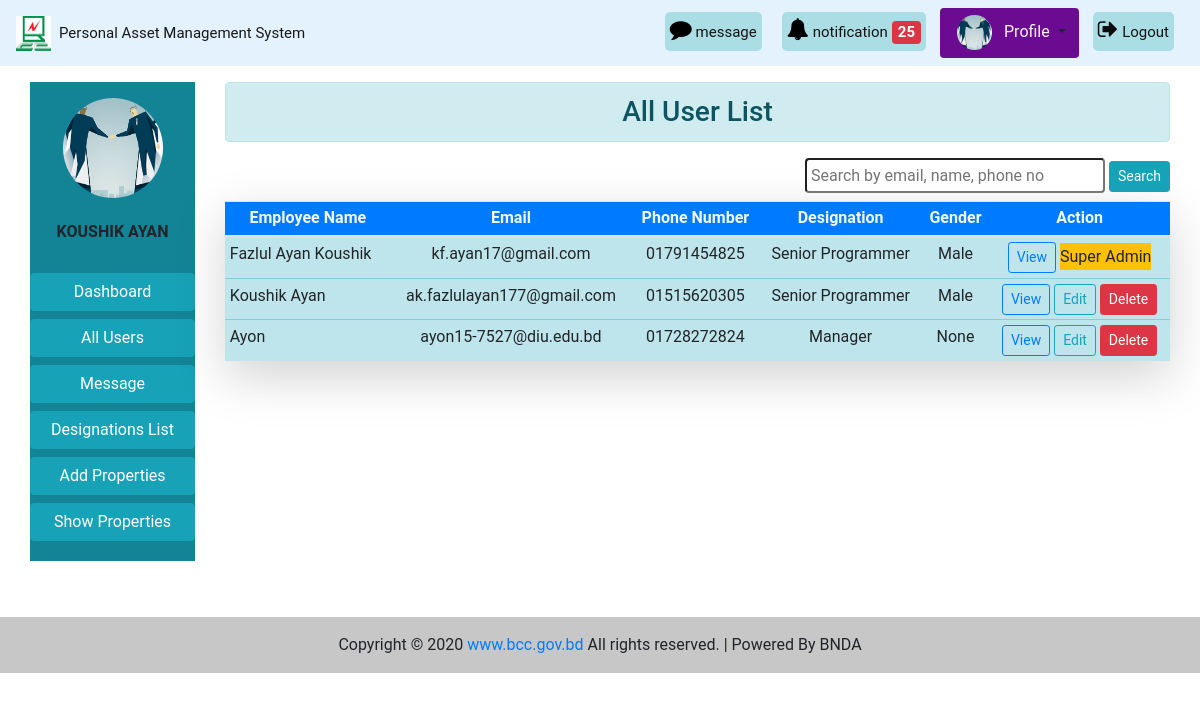
/all-user/ (signed in), run on the app's committed database.
### accounts/models.py (models this page shows, shortened)
class CustomUser(AbstractBaseUser):
    user_type_data = (
        ('1', 'Super admin'),
        ('2', 'Admin'),
        ('3', 'Employee'),
    )
    user_type = models.CharField(max_length=10, choices=user_type_data, default='3')
    email = models.EmailField(max_length=255, unique = True, verbose_name = 'Email')
    name = models.CharField(max_length = 255, verbose_name = 'Full Name')
    phone_no = models.CharField(max_length = 20, unique = True, verbose_name = 'Phone Number')
    date = models.DateField(auto_now_add = True)
    is_active = models.BooleanField(default=True)
    is_admin = models.BooleanField(default=False)
    is_staff = models.BooleanField(default=False)
    USERNAME_FIELD = 'email'
    REQUIRED_FIELDS = ('name','phone_no')
    objects = CustomUserManager()
    class Meta:
        verbose_name_plural = 'Users'

### pamsapp/models.py (models this page shows, shortened)
class Profile(models.Model):
    gender_type = (
        ('1', 'Male'),
        ('2', 'Female'),
        ('3', 'Others'),
    )
    user = models.OneToOneField(CustomUser, on_delete = models.CASCADE , related_name = 'profile')
    image = models.ImageField(upload_to = 'images/', blank=True, null=True)
    designation = models.ForeignKey(Designation, on_delete = models.CASCADE, blank = True, null = True)
    gender = models.CharField(max_length=10, choices=gender_type, blank = True, null = True)

class Designation(models.Model):
    name = models.CharField(max_length = 100)
    def __str__(self):
        return self.name

### pamsapp/views.py (the view)
# urls.py: path('all-user/', views.all_user_view, name='all-user'),
@login_required
def all_user_view(request):
    all_user = CustomUser.objects.all()
    profile = Profile.objects.get(user_id = request.user.id)
    search_value = request.GET.get('search_value')
    if search_value:
        all_user = all_user.filter(
            Q(email__icontains = search_value)|
            Q(name__icontains = search_value)|
            Q(phone_no = search_value)
        )
    notification = notification_func(request)
    context = {'users':all_user, 'profile':profile,'notification':notification}
    return render(request, 'pamsapp/all_user.html', context)

### message/context_processors.py (called while the page is built)
def unread_messages(request):
    if request.user.is_authenticated:
        unread_msgs = InboxMessage.objects.filter(receiver_id=request.user, delete_status=True,
                                                  new_msg_active=True)[0:5]
        total_unread_msgs = InboxMessage.objects.filter(receiver_id=request.user,
                                                        delete_status=True, new_msg_active=True).count()
        total_draft_msgs = NewMessage.objects.filter(sender_id=request.user,
                                                     delete_status=True, new_msg_active=True,
                                                     msg_status='Draft').count()
        return {'unread_msgs': unread_msgs, 'total_unread_msgs': total_unread_msgs,
                'total_draft_msgs': total_draft_msgs}
    else:
        return {'total_unread_msgs': 0, 'total_draft_msgs': 0}

def online_active_user(request):
    active_users = CustomUser.objects.all()
    return {'active_users': active_users}

### templates/pamsapp/all_user.html
{% extends 'base.html' %}
{% load static %}
{% block content %}
    <div class = 'col-lg-10 col-md-8 col-12 text-center mx-auto'>
        <h3 class='text-center alert alert-info'>All User List</h3>
          <div class='float-right'>
            <form action="" method="get" class="mb-2 ">
              <td >
                <input style='width:300px; height: 35px;' class='rounded' name = 'search_value'
                 type='text' placeholder=' Search by email, name, phone no'>
              </td>
              <td >
                <button class='btn btn-info btn-sm' type="submit">Search</button>
              </td>
            </form>
          </div>
        <table class="table table-hover shadow-lg table-sm ">
            <thead>
              <tr class="bg-primary" style='color:aliceblue'>
                <th scope="col">Employee Name</th>
                <th scope="col">Email</th>
                <th scope="col">Phone Number</th>
                <th scope="col">Designation</th>
                <th scope="col">Gender</th>
                <th colspan="2" class="bg-gradient" scope="col">Action</th>
              </tr>
            </thead>
            <tbody>
              {% for user in users %}
              <tr class="table-info">
                <td class='text-left'>{{ user.name }}</td>
                <td >{{ user.email }}</td>
                <td>{{ user.phone_no }}</td>
                <td>{{ user.profile.designation }}</td>
                <td>{{ user.profile.get_gender_display }}</td>
                <td>
                  <a href="{% url 'pamsapp:view-user' user.id %}" class='btn btn-outline-primary btn-sm'>View</a>
                  {% if request.user.user_type == '2' and user.user_type == '1' %}
                    <p class='bg-warning py-1 d-inline'>Super Admin</p>
                  {% else %}
                  <a href="{% url 'pamsapp:edit-user' user.id %}" class='btn btn-outline-info btn-sm'>Edit</a>
                  <a href="{% url 'pamsapp:delete-user' user.id %}" class='btn btn-danger btn-sm'
                  onclick="return confirm('Are you sure? Do You want to delete this user?')">Delete</a>
                  {%  endif %}
                </td>
              </tr>
              {% empty %}
                <tr>
                  <td colspan='7' class="text-center alert alert-danger">Query doesn't exist!</td>
                </tr>
              {% endfor %}
            </tbody>
      </table>
    </div>
{% endblock %}

### templates/base.html (shortened to what this page needs)
{% load static %}
<!doctype html>
<html lang="en">
  <head>
    <link rel="stylesheet" href="https://maxcdn.bootstrapcdn.com/bootstrap/4.5.2/css/bootstrap.min.css">
    <link rel="stylesheet" href="{% static 'pams/css/bootstrap.css' %}">
    <link rel="stylesheet" href="{% static 'pams/css/base.css' %}">
    <link rel="stylesheet" href="https://cdnjs.cloudflare.com/ajax/libs/font-awesome/4.7.0/css/font-awesome.min.css">
  </head>
  <body>
   <nav class="navbar navbar-expand-lg navbar-light sticky-top"
    style="background-color: #e3f2fd">
    <a class="navbar-brand" href="{% url 'pamsapp:home' %}"><img src="{% static 'pams/images/bcc.jpg' %}" alt="logo"
      style="height: 35px; width: 35px;"><span class="ml-2" style="font-size: 15px;">Personal Asset Management System</span></a>
    <div class="collapse navbar-collapse text-center my-nav" id="navbarSupportedContent">
      <ul class="navbar-nav  my-2 my-lg-0 ">
        {% if not user.is_authenticated %}
          <li class="nav-item active">
            <a class="nav-link text-black font-weight-bold" href="#">Login </a>
          </li>
          <li class="nav-item active">
            <a class="nav-link text-black font-weight-bold" href="#">Signup </a>
          </li>
        {% else %}
        <div class="mes rounded rounded-end ">
          <a href="{% url 'pamsapp:assets-list-pending' %}"  style="text-decoration:none">
            <i style="font-size:22px; color:rgb(0, 0, 0)" class="fa ">&#xf075;</i>
            <span style='font-size:15px'>message</span>
          </a>
        </div>
        {% if user.user_type == '1' or user.user_type == '2' %}
        <div class="not rounded rounded-end ">
          <a href="{% url 'pamsapp:assets-list-pending' %}"  style="text-decoration:none">
            <i style="font-size:22px; color:rgb(0, 0, 0)" class="fa">&#xf0f3;</i>
            <span style='font-size:15px'>notification</span>
            {% if notification %}
            <span class="badge badge-danger" style='font-size:15px'>{{ notification }}</span>
            {% endif %}
          </a>
        </div>
        {% endif %}
          {% if profile.image %}
          <div class="dropdown show mx-1 pl-1 rounded profile"
          style='background-color:  #6b0b91; border-radius: 15%;'>
            <a class="btn dropdown-toggle" href="{% url 'pamsapp:profile' %}" role="button"
             id="dropdownMenuLink" data-toggle="dropdown" aria-haspopup="true" aria-expanded="false">
             <img src="{{ user.profile.image.url }}" class="rounded-circle" alt="logo"
                style="height: 35px; width: 35px;">
                <span class="ml-2" style="font-size: medium; color:seashell">Profile</span>
            </a>
          </div>
          {% endif %}
          <div class="mes rounded rounded-end ">
            <a href="{% url 'accounts:logout' %}"  style="text-decoration:none">
              <i style="font-size:22px; color:rgb(14, 13, 13)" class="fa ">&#xf08b;</i>
              <span style='font-size:15px'>Logout</span>
            </a>
          </div>
        {% endif %}
      </ul>
    </div>
  </nav>
   <div class="container-fluid mt-3">
    <div class="row mx-auto">
      <div class="col-lg-2 col-md-3 col-12 mb-2">
        <div class="list-group text-center">
          <div class='py-3' style='background-color:#138496'>
            {% if user.profile.image %}
              <div style="width:100%; text-align:center">
                <img class="rounded-circle" style="height:100px; width:100px" src="{{ user.profile.image.url }}" alt="Card image cap">
              </div>
            {% else %}
              <img class="rounded-circle" style="height:100px" src="{% static 'pams/images/user-default.png' %}" alt="Card image cap">
            {% endif %}
            <br>
            <h6 class='text-uppercase font-weight-bold'>{{user.name}}</h6>
            <br>
            {% if user.user_type == '1' or user.user_type == '2' %}
              <a href="{% url 'pamsapp:dashboard' %}" class="btn btn-info mb-1 btn-block">Dashboard</a>
              <a href="{% url 'pamsapp:all-user' %}" class="btn btn-info mb-1 btn-block">All Users</a>
              <a href="{% url 'Message:inbox' %}" class="btn btn-info mb-1 btn-block">Message</a>
              <a href="{% url 'pamsapp:designations_list' %}" class="btn btn-info mb-1 btn-block">Designations List</a>
            {% endif %}
            <a href="{% url 'pamsapp:home' %}" class="btn btn-info btn-block">Add Properties</a>
            <a href="{% url 'pamsapp:show-properties' %}" class="btn btn-info mb-1 btn-block">Show Properties</a>
          </div>
        </div>
      </div>
      {% block content %}
      {% endblock %}
    </div>
  </div>
  <footer class="bg-light text-center text-lg-start mt-5">
    <div class="text-center p-3" style="background-color: rgba(0, 0, 0, 0.2)">
      Copyright © 2020
      <a class="bootstrap-link"  href="https://bcc.gov.bd/" target="blank">www.bcc.gov.bd</a>
      All rights reserved. | Powered By BNDA
    </div>
  </footer>
  </body>
</html>

### static/pams/css/base.css (style rules this page uses)
* { margin: 0; padding: 0; box-sizing: border-box; }
body { font-family: 'roboto', sans-serif; }

### templates/base.html (style rules this page uses)
.not { right: 0px; height: 50px; padding: 10px; color:rgb(246, 246, 248) }
.not a { background-color: #ABDDE5; color:rgb(20, 20, 20); padding-left: 5px; padding-right: 5px; padding-top: 10px; padding-bottom: 10px; border-radius: 5px; }
.mes { right: 0px; height: 50px; padding: 10px; color:rgb(12, 12, 15) }
.mes a { background-color: #ABDDE5; color:rgb(20, 20, 20); padding-left: 5px; padding-right: 5px; padding-top: 10px; padding-bottom: 10px; border-radius: 5px; }

### data on the page
CustomUser: profile.image (picture), name "KOUSHIK AYAN", name "Koushik Ayan", email "ak.fazlulayan177@gmail.com", phone_no "01515620305", profile.designation "Senior Programmer", profile.gender "Male", user_type "Edit"
CustomUser: name "Fazlul Ayan Koushik", email "kf.ayan17@gmail.com", phone_no "01791454825", profile.designation "Senior Programmer", profile.gender "Male", user_type "Super Admin"
CustomUser: name "Ayon", email "ayon15-7527@diu.edu.bd", phone_no "01728272824", profile.designation "Manager", profile.gender "None", user_type "Edit"

### other printed values
{{ notification }} "25"
